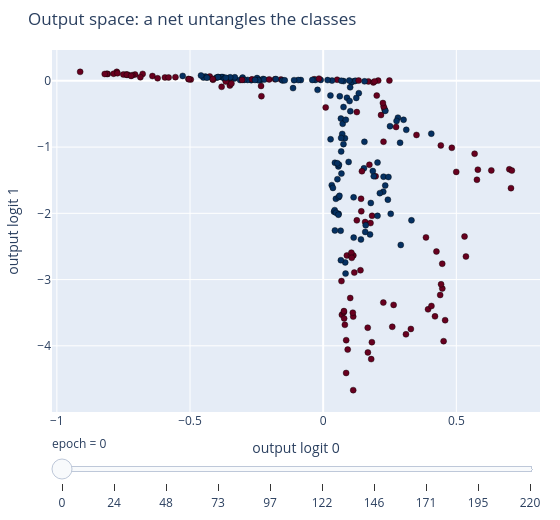

The code cell stored with this chart in its notebook:
### Markdown cell above
## ネットがクラスを解きほぐす(インタラクティブ)

入力平面では線形分離できない同心円データを、学習が進むにつれてネットが出力空間で線形分離可能な 2 つの塊へと変えていく様子。

### Code cell
import plotly.io as pio
from nn_textbook import plotting as viz

pio.renderers.default = "plotly_mimetype+notebook_connected"
fig = viz.plotly_hidden_unfolding()
fig.show()

### Figure 1 — Plotly figure (JSON) as saved in the notebook; plotly's stock layout.template omitted (floating-point values rounded to 4 significant figures; data arrays with more than 128 entries replaced by an {"elided": "..."} marker saying what was removed)
{"data": [{"marker": {"color": {"elided": "240 int values"}, "colorscale": [[0.0, "rgb(103,0,31)"], [0.1, "rgb(178,24,43)"], [0.2, "rgb(214,96,77)"], [0.3, "rgb(244,165,130)"], [0.4, "rgb(253,219,199)"], [0.5, "rgb(247,247,247)"], [0.6, "rgb(209,229,240)"], [0.7, "rgb(146,197,222)"], [0.8, "rgb(67,147,195)"], [0.9, "rgb(33,102,172)"], [1.0, "rgb(5,48,97)"]], "line": {"color": "black", "width": 0.4}, "size": 6}, "mode": "markers", "showlegend": false, "type": "scatter", "x": {"elided": "240 float values"}, "y": {"elided": "240 float values"}}], "layout": {"height": 520, "margin": {"b": 40, "l": 50, "r": 20, "t": 50}, "sliders": [{"currentvalue": {"prefix": "epoch = "}, "steps": [{"args": [["0"], {"frame": {"duration": 0, "redraw": true}, "mode": "immediate"}], "label": "0", "method": "animate"}, {"args": [["24"], {"frame": {"duration": 0, "redraw": true}, "mode": "immediate"}], "label": "24", "method": "animate"}, {"args": [["48"], {"frame": {"duration": 0, "redraw": true}, "mode": "immediate"}], "label": "48", "method": "animate"}, {"args": [["73"], {"frame": {"duration": 0, "redraw": true}, "mode": "immediate"}], "label": "73", "method": "animate"}, {"args": [["97"], {"frame": {"duration": 0, "redraw": true}, "mode": "immediate"}], "label": "97", "method": "animate"}, {"args": [["122"], {"frame": {"duration": 0, "redraw": true}, "mode": "immediate"}], "label": "122", "method": "animate"}, {"args": [["146"], {"frame": {"duration": 0, "redraw": true}, "mode": "immediate"}], "label": "146", "method": "animate"}, {"args": [["171"], {"frame": {"duration": 0, "redraw": true}, "mode": "immediate"}], "label": "171", "method": "animate"}, {"args": [["195"], {"frame": {"duration": 0, "redraw": true}, "mode": "immediate"}], "label": "195", "method": "animate"}, {"args": [["220"], {"frame": {"duration": 0, "redraw": true}, "mode": "immediate"}], "label": "220", "method": "animate"}]}], "title": {"text": "Output space: a net untangles the classes"}, "width": 560, "xaxis": {"title": {"text": "output logit 0"}}, "yaxis": {"title": {"text": "output logit 1"}}}}
